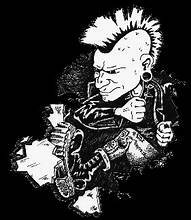
#> input picture project_13/punk.jpg, 191 x 220 px, found by its file name
$ python WA.py
#> lines starting #> are read from the running program, lines starting #| are printed output that depends on the picture; after the words box and inside, x2 and y2 are one past the last pixel; in counts of white or black regions, pixels touching at a corner belong together
import cv2
import numpy as np

# Baca citra
image = cv2.imread("c:/Users/Thinkpad/Documents/TUGAS/pengolahan citra digital/project_13/punk.jpg")
#> image is the input picture: shape (220, 191, 3); min 0, max 255, mean 57.9

# Konversi citra ke grayscale
gray = cv2.cvtColor(image, cv2.COLOR_BGR2GRAY)

# Thresholding untuk mendapatkan citra biner
_, thresh = cv2.threshold(gray, 0, 255, cv2.THRESH_BINARY + cv2.THRESH_OTSU)
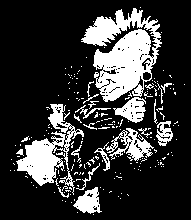
#> thresh: shape (220, 191); 21.6% white; 199 white regions (177 under 20 px), largest, box (x1, y1, x2, y2) and area: (81, 8, 162, 102) 4072, (16, 104, 84, 195) 2010, (106, 128, 154, 161) 637

# Penghapusan noise menggunakan Morphological Opening
kernel = np.ones((3, 3), np.uint8)
opening = cv2.morphologyEx(thresh, cv2.MORPH_OPEN, kernel, iterations=2)
#> opening: shape (220, 191); 12.2% white; 16 white regions, largest, box (x1, y1, x2, y2) and area: (94, 30, 150, 100) 2128, (18, 141, 58, 184) 1086, (84, 11, 130, 45) 796

# Tentukan area latar belakang
sure_bg = cv2.dilate(opening, kernel, iterations=3)
#> sure_bg: shape (220, 191); 20.7% white; 5 white regions, box (x1, y1, x2, y2) and area: (81, 8, 162, 122) 5627, (15, 138, 61, 187) 1636, (73, 186, 100, 216) 631, (126, 139, 153, 161) 469, (47, 110, 66, 128) 321

# Tentukan area objek menggunakan Distance Transform
dist_transform = cv2.distanceTransform(opening, cv2.DIST_L2, 5)
_, sure_fg = cv2.threshold(dist_transform, 0.7 * dist_transform.max(), 255, 0)
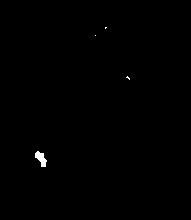
#> sure_fg: shape (220, 191) float32; 0.28% white; 4 white regions (3 under 20 px), largest, box (x1, y1, x2, y2) and area: (35, 151, 47, 167) 107

# Temukan area perbatasan
sure_fg = np.uint8(sure_fg)
unknown = cv2.subtract(sure_bg, sure_fg)
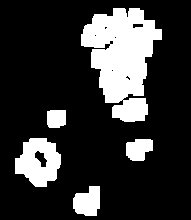
#> unknown: shape (220, 191); 20.4% white; 5 white regions, box (x1, y1, x2, y2) and area: (81, 8, 162, 122) 5616, (15, 138, 61, 187) 1529, (73, 186, 100, 216) 631, (126, 139, 153, 161) 469, (47, 110, 66, 128) 321

# Marker labeling
_, markers = cv2.connectedComponents(sure_fg)
#> markers: shape (220, 191) int32; 5 distinct labels, from 0 to 4

# Tambahkan satu ke semua marker sehingga latar belakang menjadi 1
markers = markers + 1
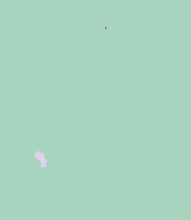
#> markers: shape (220, 191) int32; 5 distinct labels, from 1 to 5; one colour per label, 0 black

# Tandai area perbatasan dengan 0
markers[unknown == 255] = 0
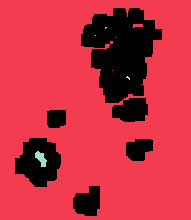
#> markers: shape (220, 191) int32; 6 distinct labels, from 0 to 5; one colour per label, 0 black

# Terapkan algoritma Watershed
markers = cv2.watershed(image, markers)
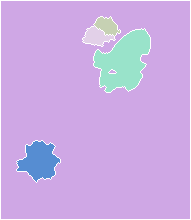
#> markers: shape (220, 191) int32; 6 distinct labels, from -1 to 5; one colour per label, 0 black, -1 white
image[markers == -1] = [0, 0, 255]  # Tandai perbatasan dengan warna merah
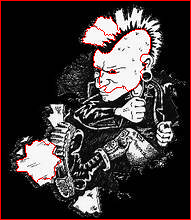
#> image: shape (220, 191, 3); 3.08% of pixels changed, all inside (x1, y1, x2, y2) = (0, 0, 191, 220)

# Tampilkan hasil segmentasi
cv2.imshow('Watershed Results', image)
cv2.waitKey(0)
cv2.destroyAllWindows()
